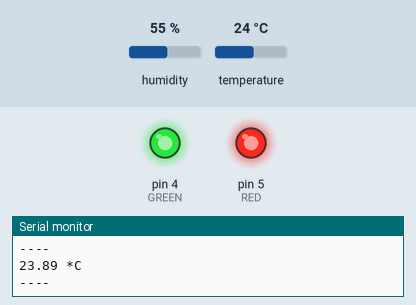
This sketch was run on a simulated Arduino Uno, built with avr-gcc and run on an emulated ATmega328P. On the bench: output pins drawn as LEDs (lit = HIGH), the last lines printed to the serial monitor. Inputs (shaded band) come from the test bench; at power-on: temperature 24 °C, humidity 55 %. Pins used as bus, display or sensor lines are not drawn.

Above: at 2.9 s.
3.0 s: temperature set to 27 °C
At 6.8 s:
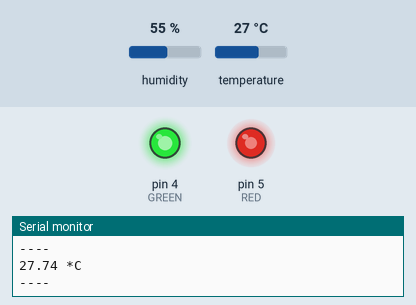
7.0 s: humidity set to 68 %
11.9 s: temperature set to 28 °C
At 14.9 s:
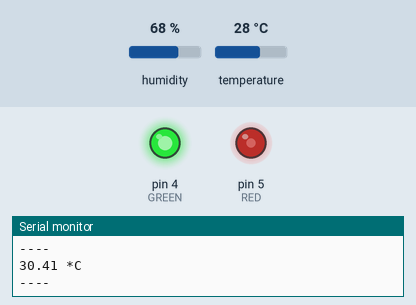
16.5 s: humidity set to 40 %
Timing chart, 0 to 29.7 s (numbered marks = the images above; inputs shaded):
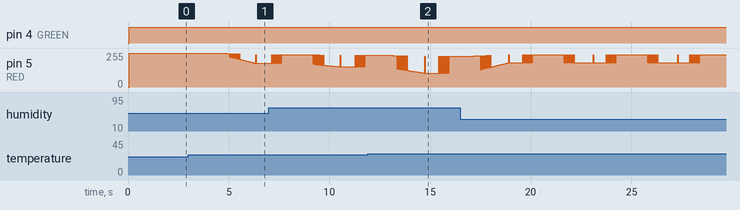

The sketch:

Temperature_BreathingLight_Arduino.ino
```cpp
// (licence header left out)
#include "DHT.h"

#define DHTPIN 14     // what digital pin the DHT22 is conected to
#define DHTTYPE DHT11   // there are multiple kinds of DHT sensors

DHT dht(DHTPIN, DHTTYPE);

const int RED = 5;
const int GREEN = 4;
const int BLUE = 0;

void setup() {
  Serial.begin(9600);
  Serial.setTimeout(2000);

  pinMode(RED, OUTPUT);
  pinMode(GREEN, OUTPUT);
  pinMode(BLUE, OUTPUT);

  // Wait for serial to initialize.
  while(!Serial) { }

  Serial.println("Device Started");
  Serial.println("-------------------------------------");
  Serial.println("Running DHT!");
  Serial.println("-------------------------------------");

}

int timeSinceLastRead = 0;
const int delayInterval=20;

const double brightness=250.00;

const int Min_Temperature=-30;
const int temperatureBlue=0;
const int temperatureGreen=25;
const int temperatureRed=34;
const int Max_Temperature=45;

const int ColorSum=770;    // depends on the starting color and the ending color designer choose, represent the color for gradual changes
const int delayMultiple=4;

double R=0,G=0,B=0;
double breatheR,breatheG,breatheB;
double oldR,oldG,oldB;
double newR,newG,newB;
double breatheSpeed=0.01;

float temperature=0;
int delayTime=0;
int delayFlag=1;
int delaySlow=delayMultiple;
bool isStart=0;
bool isTwoTemperature=0;

void loop() {

  // Report every 2 seconds.
  if(timeSinceLastRead > 2000) {
    timeSinceLastRead = 0;
    temperature=getTemperature(temperature);
    isStart=1;
    if (!isTwoTemperature)
    { UpdateColor(temperature,&R,&G,&B);
      isTwoTemperature=1;
    }
    else {
      UpdateColor(temperature,&newR,&newG,&newB);
      oldR=R; oldG=G; oldB=B;
    }
  }
  timeSinceLastRead += delayInterval;
  if (!isStart) return;

  if (newR-oldR>0) {
  if (R+breatheSpeed*(newR-oldR)>=newR) {R=newR;}
    else {R+=breatheSpeed*(newR-oldR);}
  }
  else if (newR-oldR<0) {
   if (R+breatheSpeed*(newR-oldR)<=newR) {R=newR;}
    else {R+=breatheSpeed*(newR-oldR);}
  }
  else R=newR;

  if (newG-oldG>0) {
  if (G+breatheSpeed*(newG-oldG)>=newG) {G=newG;}
    else {G+=breatheSpeed*(newG-oldG);}
  }
  else if (newG-oldG<0) {
   if (G+breatheSpeed*(newG-oldG)<=newG) {G=newG;}
    else {G+=breatheSpeed*(newG-oldG);}
  }
  else G=newG;

    if (newB-oldB>0) {
  if (B+breatheSpeed*(newB-oldB)>=newB) {B=newB;}
    else {B+=breatheSpeed*(newB-oldB);}
  }
  else if (newB-oldB<0) {
   if (B+breatheSpeed*(newB-oldB)<=newB) {B=newB;}
    else {B+=breatheSpeed*(newB-oldB);}
  }
  else B=newB;

  LED_lightup(&R,&G,&B);
  delay(delayTime);
  LED_godark(&R,&G,&B);
  delay(delayInterval-delayTime);

  if (delaySlow==0) {
  if (delayFlag) delayTime++;
  else delayTime--;
  delaySlow=delayMultiple;
  }
  else delaySlow--;

  if (delayTime==delayInterval) delayFlag=0;
  if (delayTime==0) delayFlag=1;

}


void UpdateColor( double temperature, double *R, double *G, double *B)
{

//100,0,255   <-30  Min_Temperature
//0,0,255     0     temperatureBlue
//0 255 0     25    temperatureGreen
//255,0,0     36    temperatureRed
//255,0,160   >45    Max_Temperature

 if( temperature<=Min_Temperature)
  {
    *R= 100;
     *G=0; *B=255;
  // Serial.println("1");
       }
 if( temperature<=temperatureBlue)
  {
  *R= 100-((double)(temperature - Min_Temperature)*100 / (double)(temperatureBlue-Min_Temperature));
   *G=0; *B=255;
  // Serial.println("1");
       }
  else if ( temperature<=temperatureGreen)
  {
  *R=0;
  *G= ((double)(temperature - temperatureBlue)*255 / (double)(temperatureGreen-temperatureBlue));
  *B= 255-*G;
  //Serial.println("2");
      }
  else if ( temperature<=temperatureRed)
  {
  *R= ((double)(temperature - temperatureGreen)*255 / (double)(temperatureRed-temperatureGreen));
  *G= 255-*R;
  *B= 0;
 // Serial.println("3");
      }
  else if (temperature<=Max_Temperature)
  {
  *R=255;
  *G=0;
  *B= ((double)(temperature - temperatureRed)* 160 / (double)(Max_Temperature-temperatureRed));
 // Serial.println("4");
      }
   else
   {
    *R=255;
    *G=0;
    *B= 160;
   }

     // Serial.println(*R);Serial.println(*G);Serial.println(*B);
      Serial.println("----");

}

bool isRange(int a) {
  if (a>=0 and a<=255) return 1;
  return 0;
}

void LED_lightup(double *r, double *g, double *b)
{
  // Set LED’s brightness to a specific value with LED’s API

  if (!(isRange(*r) and isRange(*g) and isRange(*b))) return;

  analogWrite(RED, 1023-(int)(*r/255*brightness));
  analogWrite(GREEN, 1023-(int)(*g/255*brightness));
  analogWrite(BLUE, 1023-(int)(*b/255*brightness));


}

void LED_godark(double *r, double *g, double *b)
{

  // Set LED’s brightness to zero with LED’s API

  if (!(isRange(*r) and isRange(*g) and isRange(*b))) return;

  analogWrite(RED, 1023-(int)((double)*r/255*brightness/6));
  analogWrite(GREEN, 1023-(int)((double)*g/255*brightness/6));
  analogWrite(BLUE, 1023-(int)((double)*b/255*brightness/6));

}


float getTemperature(float ppp)
{
    float h = dht.readHumidity();
    // Read temperature as Celsius (the default)
    float t = dht.readTemperature();
    // Read temperature as Fahrenheit (isFahrenheit = true)
    float f = dht.readTemperature(true);

    // Check if any reads failed and exit early (to try again).
    if (isnan(h) || isnan(t) || isnan(f)) {
      Serial.println("Failed to read from DHT sensor!");
      timeSinceLastRead = 0;
      return (ppp);
    }

    // Compute heat index in Celsius (isFahreheit = false)
    float hic = dht.computeHeatIndex(t, h, false);

  // Get temperature from sensor using sensor's API

    Serial.print(hic);
    Serial.println(" *C ");
    return hic;

    Serial.print("Humidity: ");
    Serial.print(h);
    Serial.print(" %\t");
    Serial.print("Temperature: ");
    Serial.print(t);
    Serial.print(" *C ");
    Serial.print("Heat index: ");
    Serial.print(hic);
    Serial.print(" *C ");


}
```

Measured:
- the behaviour switches between 25 and 26 °C on temperature (found by bisection; images 0 and 1)
